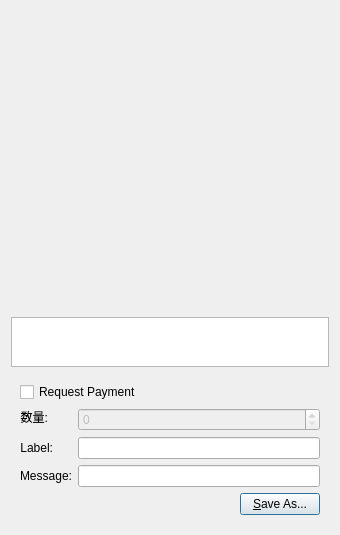
<?xml version="1.0" encoding="UTF-8"?>
<ui version="4.0">
 <class>QRCodeDialog</class>
 <widget class="QDialog" name="QRCodeDialog">
  <property name="geometry">
   <rect>
    <x>0</x>
    <y>0</y>
    <width>340</width>
    <height>530</height>
   </rect>
  </property>
  <property name="windowTitle">
   <string>QR Code Dialog</string>
  </property>
  <layout class="QVBoxLayout" name="verticalLayout_3">
   <item>
    <widget class="QLabel" name="lblQRCode">
     <property name="sizePolicy">
      <sizepolicy hsizetype="Expanding" vsizetype="Expanding">
       <horstretch>0</horstretch>
       <verstretch>0</verstretch>
      </sizepolicy>
     </property>
     <property name="minimumSize">
      <size>
       <width>300</width>
       <height>300</height>
      </size>
     </property>
     <property name="textFormat">
      <enum>Qt::PlainText</enum>
     </property>
     <property name="alignment">
      <set>Qt::AlignCenter</set>
     </property>
     <property name="wordWrap">
      <bool>true</bool>
     </property>
    </widget>
   </item>
   <item>
    <widget class="QPlainTextEdit" name="outUri">
     <property name="sizePolicy">
      <sizepolicy hsizetype="Expanding" vsizetype="Minimum">
       <horstretch>0</horstretch>
       <verstretch>0</verstretch>
      </sizepolicy>
     </property>
     <property name="minimumSize">
      <size>
       <width>0</width>
       <height>50</height>
      </size>
     </property>
     <property name="tabChangesFocus">
      <bool>true</bool>
     </property>
     <property name="textInteractionFlags">
      <set>Qt::TextSelectableByKeyboard|Qt::TextSelectableByMouse</set>
     </property>
    </widget>
   </item>
   <item>
    <widget class="QWidget" name="widget" native="true">
     <layout class="QVBoxLayout" name="verticalLayout_2">
      <item>
       <widget class="QCheckBox" name="chkReqPayment">
        <property name="enabled">
         <bool>true</bool>
        </property>
        <property name="text">
         <string>Request Payment</string>
        </property>
       </widget>
      </item>
      <item>
       <layout class="QFormLayout" name="formLayout">
        <property name="fieldGrowthPolicy">
         <enum>QFormLayout::AllNonFixedFieldsGrow</enum>
        </property>
        <item row="1" column="0">
         <widget class="QLabel" name="lblLabel">
          <property name="text">
           <string>Label:</string>
          </property>
          <property name="textFormat">
           <enum>Qt::PlainText</enum>
          </property>
          <property name="alignment">
           <set>Qt::AlignRight|Qt::AlignTrailing|Qt::AlignVCenter</set>
          </property>
          <property name="buddy">
           <cstring>lnLabel</cstring>
          </property>
         </widget>
        </item>
        <item row="1" column="1">
         <widget class="QLineEdit" name="lnLabel"/>
        </item>
        <item row="2" column="0">
         <widget class="QLabel" name="lblMessage">
          <property name="text">
           <string>Message:</string>
          </property>
          <property name="textFormat">
           <enum>Qt::PlainText</enum>
          </property>
          <property name="alignment">
           <set>Qt::AlignRight|Qt::AlignTrailing|Qt::AlignVCenter</set>
          </property>
          <property name="buddy">
           <cstring>lnMessage</cstring>
          </property>
         </widget>
        </item>
        <item row="2" column="1">
         <widget class="QLineEdit" name="lnMessage"/>
        </item>
        <item row="0" column="0">
         <widget class="QLabel" name="lblAmount">
          <property name="sizePolicy">
           <sizepolicy hsizetype="Preferred" vsizetype="Maximum">
            <horstretch>0</horstretch>
            <verstretch>0</verstretch>
           </sizepolicy>
          </property>
          <property name="text">
           <string>数量:</string>
          </property>
          <property name="textFormat">
           <enum>Qt::PlainText</enum>
          </property>
          <property name="alignment">
           <set>Qt::AlignRight|Qt::AlignTrailing|Qt::AlignVCenter</set>
          </property>
          <property name="buddy">
           <cstring>lnReqAmount</cstring>
          </property>
         </widget>
        </item>
        <item row="0" column="1">
         <widget class="BitcoinAmountField" name="lnReqAmount">
          <property name="enabled">
           <bool>false</bool>
          </property>
          <property name="minimumSize">
           <size>
            <width>80</width>
            <height>0</height>
           </size>
          </property>
         </widget>
        </item>
       </layout>
      </item>
      <item>
       <layout class="QHBoxLayout" name="horizontalLayout">
        <item>
         <spacer name="horizontalSpacer">
          <property name="orientation">
           <enum>Qt::Horizontal</enum>
          </property>
          <property name="sizeHint" stdset="0">
           <size>
            <width>40</width>
            <height>20</height>
           </size>
          </property>
         </spacer>
        </item>
        <item>
         <widget class="QPushButton" name="btnSaveAs">
          <property name="text">
           <string>&amp;Save As...</string>
          </property>
         </widget>
        </item>
       </layout>
      </item>
     </layout>
    </widget>
   </item>
  </layout>
 </widget>
 <customwidgets>
  <customwidget>
   <class>BitcoinAmountField</class>
   <extends>QSpinBox</extends>
   <header>bitcoinamountfield.h</header>
  </customwidget>
 </customwidgets>
 <resources/>
 <connections>
  <connection>
   <sender>chkReqPayment</sender>
   <signal>clicked(bool)</signal>
   <receiver>lnReqAmount</receiver>
   <slot>setEnabled(bool)</slot>
   <hints>
    <hint type="sourcelabel">
     <x>92</x>
     <y>285</y>
    </hint>
    <hint type="destinationlabel">
     <x>98</x>
     <y>311</y>
    </hint>
   </hints>
  </connection>
 </connections>
</ui>
